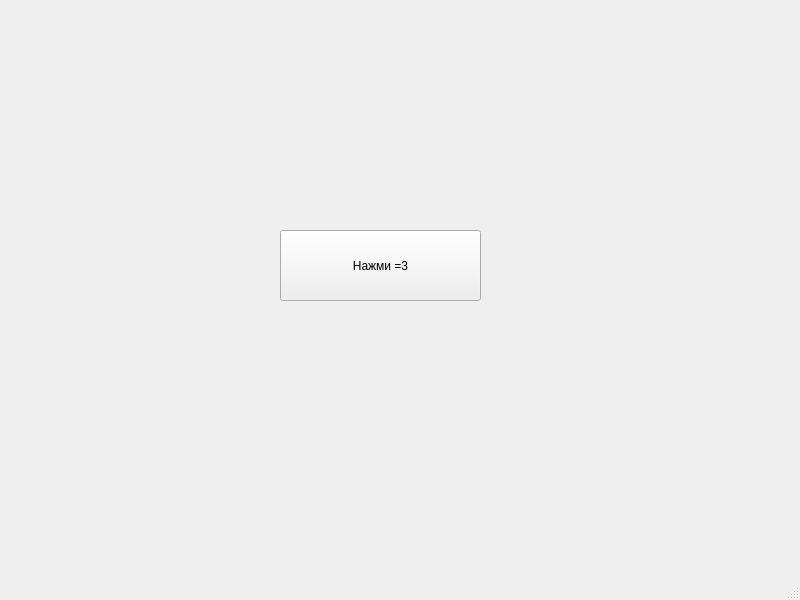
<?xml version="1.0" encoding="UTF-8"?>
<ui version="4.0">
 <class>MainWindow</class>
 <widget class="QMainWindow" name="MainWindow">
  <property name="geometry">
   <rect>
    <x>0</x>
    <y>0</y>
    <width>800</width>
    <height>600</height>
   </rect>
  </property>
  <property name="windowTitle">
   <string>MainWindow</string>
  </property>
  <widget class="QWidget" name="centralwidget">
   <widget class="QPushButton" name="button">
    <property name="geometry">
     <rect>
      <x>280</x>
      <y>230</y>
      <width>201</width>
      <height>71</height>
     </rect>
    </property>
    <property name="text">
     <string>Нажми =3</string>
    </property>
   </widget>
  </widget>
  <widget class="QMenuBar" name="menubar">
   <property name="geometry">
    <rect>
     <x>0</x>
     <y>0</y>
     <width>800</width>
     <height>21</height>
    </rect>
   </property>
  </widget>
  <widget class="QStatusBar" name="statusbar"/>
 </widget>
 <resources/>
 <connections/>
</ui>
